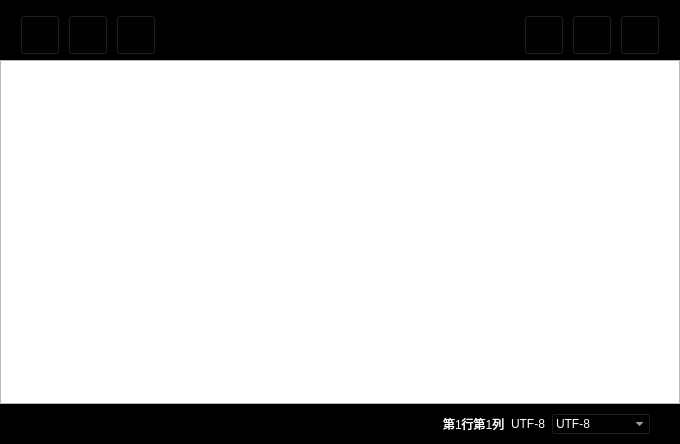
<?xml version="1.0" encoding="UTF-8"?>
<ui version="4.0">
 <class>Widget</class>
 <widget class="QWidget" name="Widget">
  <property name="geometry">
   <rect>
    <x>0</x>
    <y>0</y>
    <width>680</width>
    <height>444</height>
   </rect>
  </property>
  <property name="windowTitle">
   <string>MynoteBook</string>
  </property>
  <property name="windowIcon">
   <iconset resource="res.qrc">
    <normaloff>:/jishiben/d0.png</normaloff>:/jishiben/d0.png</iconset>
  </property>
  <widget class="QWidget" name="layoutWidget">
   <property name="geometry">
    <rect>
     <x>0</x>
     <y>0</y>
     <width>680</width>
     <height>444</height>
    </rect>
   </property>
   <layout class="QVBoxLayout" name="verticalLayout">
    <property name="spacing">
     <number>0</number>
    </property>
    <item>
     <widget class="QWidget" name="widgetButtons" native="true">
      <property name="minimumSize">
       <size>
        <width>0</width>
        <height>60</height>
       </size>
      </property>
      <property name="styleSheet">
       <string notr="true">background-color: rgb(0, 0, 0);</string>
      </property>
      <widget class="QWidget" name="layoutWidget">
       <property name="geometry">
        <rect>
         <x>10</x>
         <y>5</y>
         <width>660</width>
         <height>60</height>
        </rect>
       </property>
       <layout class="QHBoxLayout" name="horizontalLayout">
        <property name="spacing">
         <number>8</number>
        </property>
        <property name="leftMargin">
         <number>10</number>
        </property>
        <property name="topMargin">
         <number>10</number>
        </property>
        <property name="rightMargin">
         <number>10</number>
        </property>
        <property name="bottomMargin">
         <number>10</number>
        </property>
        <item>
         <widget class="QPushButton" name="btnOpen">
          <property name="minimumSize">
           <size>
            <width>40</width>
            <height>40</height>
           </size>
          </property>
          <property name="maximumSize">
           <size>
            <width>40</width>
            <height>40</height>
           </size>
          </property>
          <property name="styleSheet">
           <string notr="true">QPushButton {border-image: url(:/jishiben/c0.png);}
QPushButton:hover {border-image: url(:/jishiben/c1.png);}
QPushButton:pressed {border-image: url(:/jishiben/c2.png);}</string>
          </property>
          <property name="text">
           <string/>
          </property>
         </widget>
        </item>
        <item>
         <widget class="QPushButton" name="btnSave">
          <property name="minimumSize">
           <size>
            <width>40</width>
            <height>40</height>
           </size>
          </property>
          <property name="maximumSize">
           <size>
            <width>40</width>
            <height>40</height>
           </size>
          </property>
          <property name="styleSheet">
           <string notr="true">QPushButton {border-image: url(:/jishiben/a0.png);}
QPushButton:hover {border-image: url(:/jishiben/a1.png);}
QPushButton:pressed {border-image: url(:/jishiben/a2.png);}</string>
          </property>
          <property name="text">
           <string/>
          </property>
         </widget>
        </item>
        <item>
         <widget class="QPushButton" name="btnClose">
          <property name="minimumSize">
           <size>
            <width>40</width>
            <height>40</height>
           </size>
          </property>
          <property name="maximumSize">
           <size>
            <width>40</width>
            <height>40</height>
           </size>
          </property>
          <property name="styleSheet">
           <string notr="true">QPushButton {border-image: url(:/jishiben/b0.png);}
QPushButton:hover {border-image: url(:/jishiben/b1.png);}
QPushButton:pressed {border-image: url(:/jishiben/b2.png);}</string>
          </property>
          <property name="text">
           <string/>
          </property>
         </widget>
        </item>
        <item>
         <spacer name="horizontalSpacer_4">
          <property name="orientation">
           <enum>Qt::Horizontal</enum>
          </property>
          <property name="sizeHint" stdset="0">
           <size>
            <width>40</width>
            <height>20</height>
           </size>
          </property>
         </spacer>
        </item>
        <item>
         <widget class="QPushButton" name="btnFont">
          <property name="minimumSize">
           <size>
            <width>40</width>
            <height>40</height>
           </size>
          </property>
          <property name="maximumSize">
           <size>
            <width>40</width>
            <height>40</height>
           </size>
          </property>
          <property name="styleSheet">
           <string notr="true">QPushButton {border-image: url(:/jishiben/f0.png);}</string>
          </property>
          <property name="text">
           <string/>
          </property>
         </widget>
        </item>
        <item>
         <widget class="QPushButton" name="btnZoomIn">
          <property name="minimumSize">
           <size>
            <width>40</width>
            <height>40</height>
           </size>
          </property>
          <property name="maximumSize">
           <size>
            <width>40</width>
            <height>40</height>
           </size>
          </property>
          <property name="styleSheet">
           <string notr="true">QPushButton {border-image: url(:/jishiben/e0.png);}</string>
          </property>
          <property name="text">
           <string/>
          </property>
         </widget>
        </item>
        <item>
         <widget class="QPushButton" name="btnZoomOut">
          <property name="minimumSize">
           <size>
            <width>40</width>
            <height>40</height>
           </size>
          </property>
          <property name="maximumSize">
           <size>
            <width>40</width>
            <height>40</height>
           </size>
          </property>
          <property name="styleSheet">
           <string notr="true">QPushButton {border-image: url(:/jishiben/e1.png);}</string>
          </property>
          <property name="text">
           <string/>
          </property>
         </widget>
        </item>
       </layout>
      </widget>
     </widget>
    </item>
    <item>
     <widget class="MyTextEdit" name="textEdit">
      <property name="sizePolicy">
       <sizepolicy hsizetype="Expanding" vsizetype="Expanding">
        <horstretch>0</horstretch>
        <verstretch>0</verstretch>
       </sizepolicy>
      </property>
     </widget>
    </item>
    <item>
     <widget class="QWidget" name="widgetBotton" native="true">
      <property name="minimumSize">
       <size>
        <width>0</width>
        <height>40</height>
       </size>
      </property>
      <property name="styleSheet">
       <string notr="true">background-color: rgb(0, 0, 0);
color: rgb(255, 255, 255);</string>
      </property>
      <layout class="QHBoxLayout" name="horizontalLayout_3">
       <item>
        <layout class="QHBoxLayout" name="horizontalLayout_2">
         <item>
          <spacer name="horizontalSpacer_3">
           <property name="orientation">
            <enum>Qt::Horizontal</enum>
           </property>
           <property name="sizeHint" stdset="0">
            <size>
             <width>40</width>
             <height>20</height>
            </size>
           </property>
          </spacer>
         </item>
         <item>
          <widget class="QLabel" name="labelPosition">
           <property name="text">
            <string>第1行第1列</string>
           </property>
          </widget>
         </item>
         <item>
          <widget class="QLabel" name="labelCode">
           <property name="text">
            <string>UTF-8</string>
           </property>
          </widget>
         </item>
         <item>
          <widget class="QComboBox" name="comboBox">
           <property name="minimumSize">
            <size>
             <width>100</width>
             <height>0</height>
            </size>
           </property>
           <property name="styleSheet">
            <string notr="true">

</string>
           </property>
           <item>
            <property name="text">
             <string>UTF-8</string>
            </property>
           </item>
           <item>
            <property name="text">
             <string>UTF-16</string>
            </property>
           </item>
           <item>
            <property name="text">
             <string>GBK</string>
            </property>
           </item>
           <item>
            <property name="text">
             <string>ANSI</string>
            </property>
           </item>
           <item>
            <property name="text">
             <string>GB2312</string>
            </property>
           </item>
          </widget>
         </item>
         <item>
          <spacer name="horizontalSpacer_2">
           <property name="orientation">
            <enum>Qt::Horizontal</enum>
           </property>
           <property name="sizeType">
            <enum>QSizePolicy::Fixed</enum>
           </property>
           <property name="sizeHint" stdset="0">
            <size>
             <width>20</width>
             <height>20</height>
            </size>
           </property>
          </spacer>
         </item>
        </layout>
       </item>
      </layout>
     </widget>
    </item>
   </layout>
  </widget>
 </widget>
 <customwidgets>
  <customwidget>
   <class>MyTextEdit</class>
   <extends>QTextEdit</extends>
   <header location="global">mytextedit.h</header>
  </customwidget>
 </customwidgets>
 <resources>
  <include location="res.qrc"/>
 </resources>
 <connections/>
</ui>
